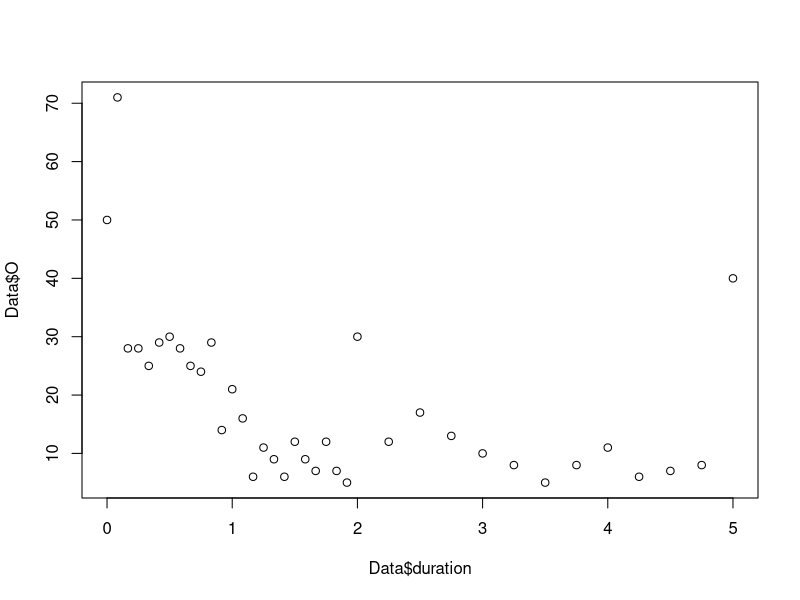
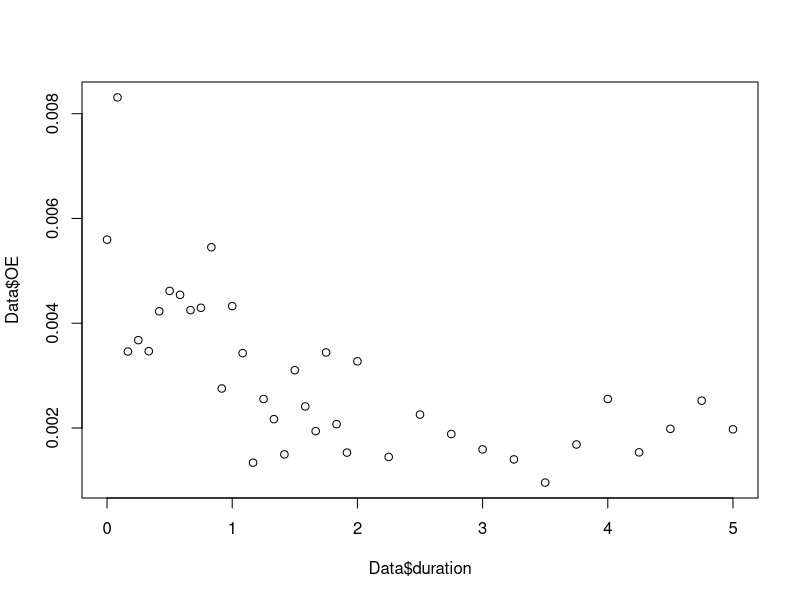

The R source for these figures, in order: (Note: this script raises an error after producing the figures.)
######################################################
####                  DATA LOADING                ####
######################################################

# Pakker: 
library(tidyverse)
library(ggplot2)
library(dplyr)
library(stats)
library(splines)
library(hexbin)

# Indlæs data
Data <- read_csv("FJSD.csv")
Data$OE <- Data$O / Data$E

View(Data)

#Dette datasæt har ingen inddeling af age, så vi har kun covariaten duration.

######################################################
####            VISUALISERING AF DATA             ####
######################################################

# Plot data
plot(y = Data$O, x = Data$duration)
plot(y = Data$OE, x = Data$duration)


######################################################
####          CENTRERING AF COVARIATER            ####
######################################################

# Centrering af duration
midpointsduration <- c((unique(Data$duration)[-1] + unique(Data$duration)[-length(unique(Data$duration))]) / 2, 
                       unique(Data$duration)[length(unique(Data$duration))])
Data$age_centered <- midpointsage[match(Data$age, unique(Data$age))]

# Vis centreret data
View(Data)


######################################################
####               LINEAR GLM MODEL               ####
######################################################

# Lineær GLM model
glm_linear <- glm(O ~ duration, offset = log(E), 
                  family = poisson, data = Data)

# Forudsigelser med lineær model
Data$predicted_O <- predict(glm_linear, type = "response")
Data$predicted_OE <- Data$predicted_O / Data$E

# Plot OE-rates over duration med lineær model
plot(Data$duration, Data$OE, 
     col = "blue", 
     pch = 1, 
     xlab = "Duration",
     ylab = "OE Rate",
     main = "OE-rates with additive model over Duration")
lines(Data$duration, Data$predicted_OE, col = "red", lwd = 2)


######################################################
####                  RESIDUAL PLOT               ####
######################################################

# Funktion til residual plot
residplotduration <- function(model) {
  qplot(Data$duration, .stdresid, data = model) +
    geom_smooth(method = "loess", size = 1, formula = y ~ x) +
    xlab("Duration") +
    ylab("Fitted Values")
}

# Plot residuals for linear model
residplotduration(glm_linear)



######################################################
####                  POLYNIMIER                  ####
######################################################

# Polynomial modeller for duration
glm_poly2 <- glm(O ~ poly(duration, 2), offset = log(E), 
                 family = poisson, data = Data)

glm_poly3 <- glm(O ~ poly(duration, 3), offset = log(E), 
                 family = poisson, data = Data)

glm_poly4 <- glm(O ~ poly(duration, 4), offset = log(E), 
                 family = poisson, data = Data)

glm_poly6 <- glm(O ~ poly(duration, 6), offset = log(E), 
                 family = poisson, data = Data)

glm_poly8 <- glm(O ~ poly(duration, 8), offset = log(E), 
                 family = poisson, data = Data)

glm_poly10 <- glm(O ~ poly(duration, 10), offset = log(E), 
                  family = poisson, data = Data)

# Sammenlign AIC for polynomial modeller
AIC(glm_linear, glm_poly2, glm_poly3, glm_poly4, glm_poly6, glm_poly8, glm_poly10)

# Forudsigelser med 2. grad polynomium model
Data$predicted_O <- predict(glm_poly2, type = "response")
Data$predicted_OE <- Data$predicted_O / Data$E

# Plot OE-rates over duration med 2. grad polynomium
plot(Data$duration, Data$OE, 
     col = "blue", 
     pch = 1, 
     xlab = "Duration",
     ylab = "OE Rate",
     main = "OE-rates with 2nd degree polynomial over Duration")
lines(Data$duration, Data$predicted_OE, col = "red", lwd = 2)

# Plot residuals for polynomial model
residplotduration(glm_poly2)



######################################################
####                   SPLINES                    ####
######################################################

# Splines modeller for duration
glm_splines2 <- glm(O ~ ns(duration, df = 3), offset = log(E), 
                    family = poisson, data = Data)

glm_splines3 <- glm(O ~ ns(duration, df = 4), offset = log(E), 
                    family = poisson, data = Data)

glm_splines4 <- glm(O ~ ns(duration, df = 5), offset = log(E), 
                    family = poisson, data = Data)

glm_splines5 <- glm(O ~ ns(duration, df = 6), offset = log(E), 
                    family = poisson, data = Data)

glm_splines6 <- glm(O ~ ns(duration, df = 7), offset = log(E), 
                    family = poisson, data = Data)

# Sammenlign AIC for splines modeller
AIC(glm_poly2, glm_splines2, glm_splines3, glm_splines4, glm_splines5, glm_splines6)



######################################################
####                    HEATMAP                   ####
######################################################

# Beregn de forudsigede rater fra GLM-modellen
Data$observed_rate <- Data$O / Data$E
Data$predicted_rate <- predict(glm_poly2, newdata = Data, type = "response")
Data$predicted_rate_oe <- Data$predicted_rate / Data$E

# Heatmap for de observerede rater
heatmap_observed <- ggplot(Data, aes(y = duration, x = 1, fill = observed_rate)) +
  geom_tile(color = "white") +
  scale_fill_gradient(low = "blue", high = "red") +
  labs(title = "Heatmap af Observerede OE-Rater",
       y = "Duration",
       x = "1",
       fill = "Observed OE-Rate") +
  theme_minimal()

# Heatmap for de forudsigede rater
heatmap_predicted <- ggplot(Data, aes(y = duration, x = 1, fill = predicted_rate_oe)) +
  geom_tile(color = "white") +
  scale_fill_gradient(low = "blue", high = "red") +
  labs(title = "Heatmap af Predicted OE-Rates",
       y = "Duration",
       x = "1",
       fill = "Predicted OE-Rate") +
  theme_minimal()

# Print begge heatmaps
heatmap_observed
heatmap_predicted

# Kombiner heatmaps i et enkelt plot
library(gridExtra)
grid.arrange(heatmap_observed, heatmap_predicted, ncol = 2)


# Beregn forskellen mellem observerede og forudsigede rater
Data$difference_rate <- Data$observed_rate - Data$predicted_rate_oe

# Heatmap for forskelle mellem observerede og forudsigede rater
ggplot(Data, aes(x = 1, y = duration, fill = difference_rate)) +
  geom_tile(color = "white") +
  scale_fill_gradient2(low = "blue", mid = "white", high = "red", midpoint = 0) +
  labs(title = "Heatmap af Forskel mellem Observerede og Forudsigede Rater",
       x = "1",
       y = "Duration",
       ylim = c(0, 5.5 / 12),
       fill = "Forskel Rate") +
  theme_minimal()



######################################################
####              ENDELIGE MODEL                  ####
######################################################

glm_FJSD <- glm(O ~ poly(duration,2), offset = log(E), 
                  family = poisson, data = Data)





